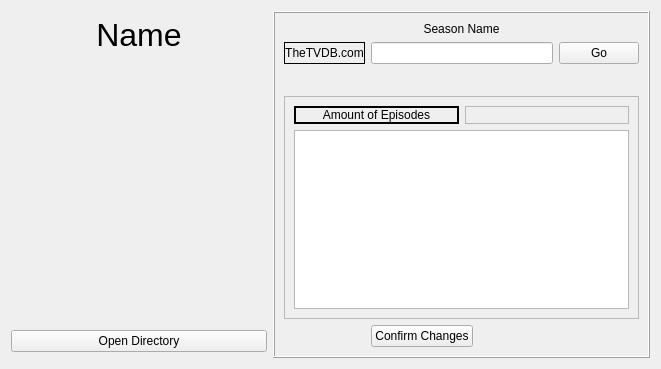
<?xml version="1.0" encoding="UTF-8"?>
<ui version="4.0">
 <class>TvSeasonWidget</class>
 <widget class="QWidget" name="TvSeasonWidget">
  <property name="geometry">
   <rect>
    <x>0</x>
    <y>0</y>
    <width>661</width>
    <height>369</height>
   </rect>
  </property>
  <property name="windowTitle">
   <string>Form</string>
  </property>
  <layout class="QGridLayout" name="gridLayout">
   <item row="1" column="0">
    <widget class="QLabel" name="name">
     <property name="font">
      <font>
       <pointsize>24</pointsize>
      </font>
     </property>
     <property name="text">
      <string>Name</string>
     </property>
     <property name="alignment">
      <set>Qt::AlignCenter</set>
     </property>
    </widget>
   </item>
   <item row="2" column="0">
    <spacer name="verticalSpacer_2">
     <property name="orientation">
      <enum>Qt::Vertical</enum>
     </property>
     <property name="sizeHint" stdset="0">
      <size>
       <width>20</width>
       <height>40</height>
      </size>
     </property>
    </spacer>
   </item>
   <item row="5" column="0">
    <widget class="QPushButton" name="open_directory_button">
     <property name="text">
      <string>Open Directory</string>
     </property>
    </widget>
   </item>
   <item row="3" column="0">
    <widget class="QLabel" name="icon_label">
     <property name="sizePolicy">
      <sizepolicy hsizetype="Preferred" vsizetype="Preferred">
       <horstretch>0</horstretch>
       <verstretch>0</verstretch>
      </sizepolicy>
     </property>
     <property name="minimumSize">
      <size>
       <width>256</width>
       <height>256</height>
      </size>
     </property>
     <property name="maximumSize">
      <size>
       <width>256</width>
       <height>256</height>
      </size>
     </property>
     <property name="text">
      <string/>
     </property>
     <property name="pixmap">
      <pixmap>../../../../metadata/Breaking Bad/.meta/icons/main.png</pixmap>
     </property>
     <property name="scaledContents">
      <bool>true</bool>
     </property>
     <property name="alignment">
      <set>Qt::AlignCenter</set>
     </property>
    </widget>
   </item>
   <item row="0" column="1" rowspan="7">
    <widget class="QFrame" name="frame">
     <property name="enabled">
      <bool>true</bool>
     </property>
     <property name="maximumSize">
      <size>
       <width>500</width>
       <height>16777215</height>
      </size>
     </property>
     <property name="frameShape">
      <enum>QFrame::Box</enum>
     </property>
     <property name="frameShadow">
      <enum>QFrame::Raised</enum>
     </property>
     <layout class="QGridLayout" name="gridLayout_2">
      <item row="1" column="1" colspan="2">
       <widget class="QLineEdit" name="tvdb_id_edit">
        <property name="text">
         <string/>
        </property>
       </widget>
      </item>
      <item row="3" column="0" colspan="4">
       <widget class="QFrame" name="frame_2">
        <property name="frameShape">
         <enum>QFrame::StyledPanel</enum>
        </property>
        <property name="frameShadow">
         <enum>QFrame::Raised</enum>
        </property>
        <layout class="QGridLayout" name="gridLayout_3">
         <item row="1" column="1">
          <widget class="QLabel" name="amount_of_episodes_label">
           <property name="frameShape">
            <enum>QFrame::StyledPanel</enum>
           </property>
           <property name="text">
            <string/>
           </property>
           <property name="alignment">
            <set>Qt::AlignCenter</set>
           </property>
          </widget>
         </item>
         <item row="1" column="0">
          <widget class="QLabel" name="label_12">
           <property name="frameShape">
            <enum>QFrame::WinPanel</enum>
           </property>
           <property name="text">
            <string>Amount of Episodes</string>
           </property>
           <property name="alignment">
            <set>Qt::AlignCenter</set>
           </property>
          </widget>
         </item>
         <item row="2" column="0" colspan="2">
          <widget class="QListWidget" name="episode_list"/>
         </item>
        </layout>
       </widget>
      </item>
      <item row="2" column="0">
       <spacer name="verticalSpacer">
        <property name="orientation">
         <enum>Qt::Vertical</enum>
        </property>
        <property name="sizeHint" stdset="0">
         <size>
          <width>20</width>
          <height>40</height>
         </size>
        </property>
       </spacer>
      </item>
      <item row="4" column="1">
       <widget class="QPushButton" name="confirm_changes_button">
        <property name="text">
         <string>Confirm Changes</string>
        </property>
       </widget>
      </item>
      <item row="1" column="3">
       <widget class="QPushButton" name="tvdb_url_button">
        <property name="text">
         <string>Go</string>
        </property>
       </widget>
      </item>
      <item row="1" column="0">
       <widget class="QLabel" name="label_2">
        <property name="frameShape">
         <enum>QFrame::Box</enum>
        </property>
        <property name="text">
         <string>TheTVDB.com</string>
        </property>
        <property name="alignment">
         <set>Qt::AlignCenter</set>
        </property>
       </widget>
      </item>
      <item row="0" column="0" colspan="4">
       <widget class="QLabel" name="season_name">
        <property name="text">
         <string>Season Name</string>
        </property>
        <property name="alignment">
         <set>Qt::AlignCenter</set>
        </property>
       </widget>
      </item>
     </layout>
    </widget>
   </item>
   <item row="4" column="0">
    <spacer name="verticalSpacer_3">
     <property name="orientation">
      <enum>Qt::Vertical</enum>
     </property>
     <property name="sizeHint" stdset="0">
      <size>
       <width>20</width>
       <height>40</height>
      </size>
     </property>
    </spacer>
   </item>
  </layout>
 </widget>
 <tabstops>
  <tabstop>tvdb_id_edit</tabstop>
  <tabstop>tvdb_url_button</tabstop>
  <tabstop>confirm_changes_button</tabstop>
 </tabstops>
 <resources/>
 <connections/>
</ui>
